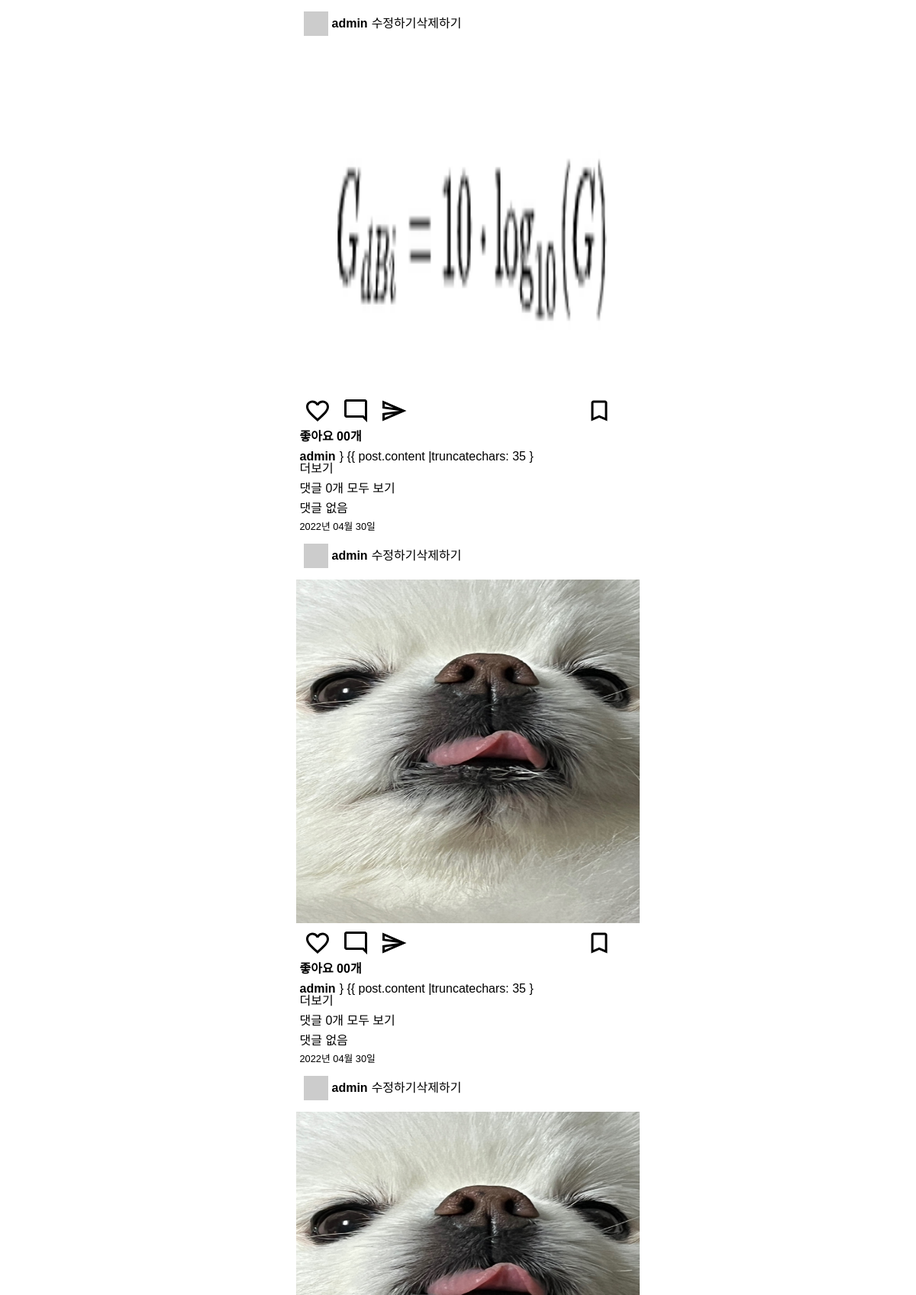
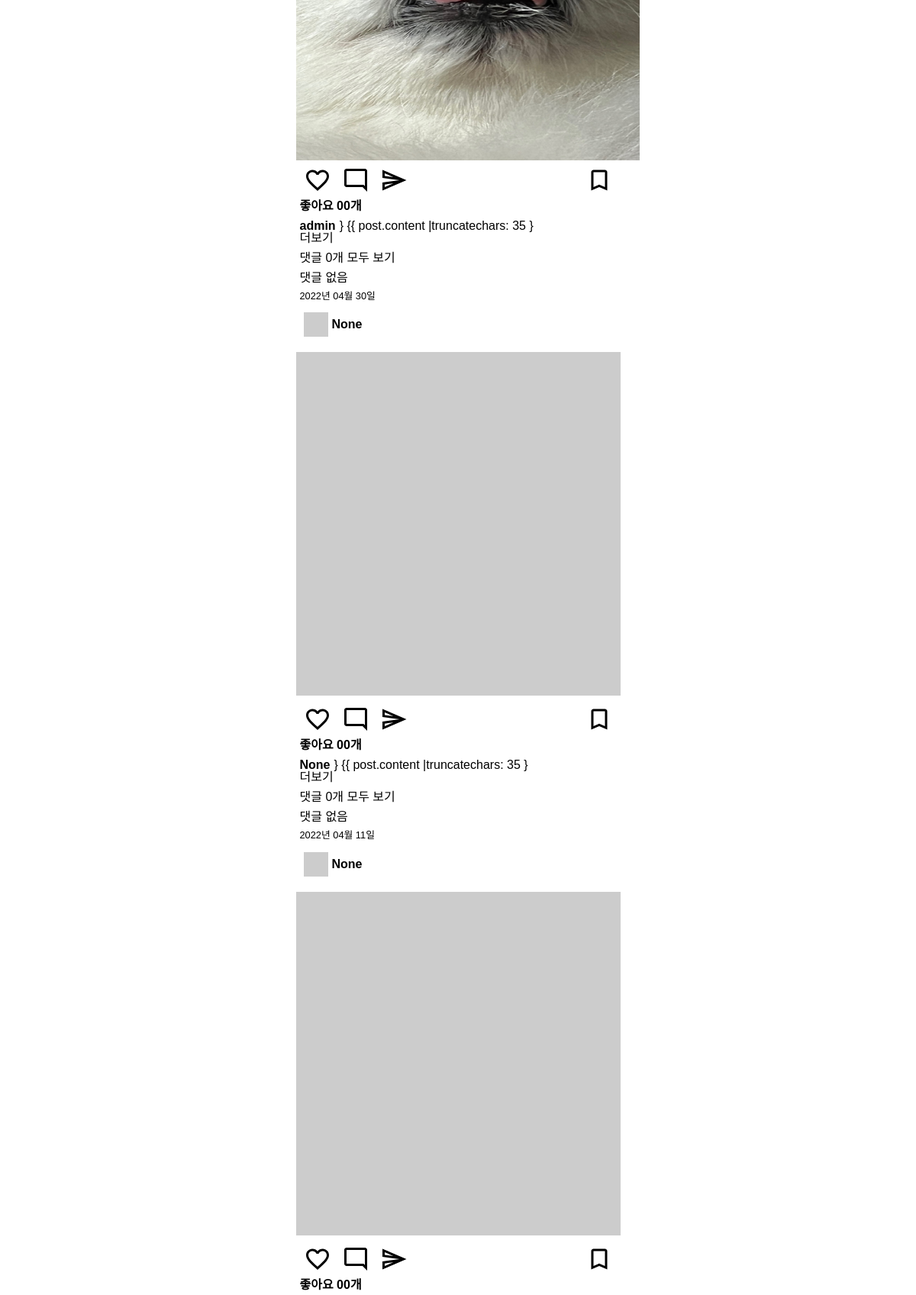
The app's page / (signed in, upper part) with its own data (2 pictures, top to bottom).
### posts/models.py (models this page shows)
class Post(models.Model):
    image = models.ImageField(verbose_name='이미지',null =True,blank=True)
    content = models.TextField(verbose_name='내용')
    created_at = models.DateTimeField(verbose_name='작성일', auto_now_add =True)
    view_count = models.IntegerField(verbose_name='조회수',default=0)
    writer = models.ForeignKey(to=User,on_delete=models.CASCADE,null=True,blank=True)

### posts/views.py (the view)
# urls.py: path('', index, name='index'),
def index(request):
    post_list = Post.objects.all().order_by('-created_at')
    context = {
        'post_list': post_list,
    }
    return render(request, 'index.html', context)

### templates/index.html (shortened to what this page needs)
{% extends 'base.html' %}
{% load static %}
{% block content %}
<main>
    <div class="card-list">
        {% for post in post_list %}
            {% include 'mixin/posts/post_card.html' with detail=False %}
        {% endfor %}
    </div>
</main>
{% endblock %}

### templates/mixin/posts/post_card.html (shortened to what this page needs)
{% load static %}
<div class="card">
    <div class="card__header">
        <img class="card__user-image" src="http://via.placeholder.com/32x32"/>
        <span class="card__user-name">{{ post.writer }}</span>
        {% if request.user == post.writer %}
            <a href="{% url 'posts:post-update' post.id %}">수정하기</a>
            <a href="{% url 'posts:post-delete' post.id %}">삭제하기</a>
        {% endif %}
    </div>
    <div class="card__body">
        <div>
            {% if post.image %}
                <img class="'card_image" src="{{ post.image.url }}" width="450" height="450" alt="">
            {% else %}
                <img class="card__image" src="http://via.placeholder.com/600x600">
            {% endif %}
        </div>
        <div class="card__btn-group">
            <div>
                <img class="card__btn" src="{% static 'icons/favorite_outlined_black_36dp.svg' %}" alt="좋아요"/>
                <img class="card__btn" src="{% static 'icons/mode_comment_outlined_black_36dp.svg' %}" alt="댓글"/>
                <img class="card__btn" src="{% static 'icons/send_outlined_black_36dp.svg' %}" alt="공유하기"/>
            </div>
            <div>
                <img class="card__btn" src="{% static 'icons/bookmark_outlined_black_36dp.svg' %}" alt="북마크"/>
            </div>
        </div>
        <div class="card_content">
            <span class="card__like-num">좋아요 00개</span>
            <div class="card__main-text">
                <p><span class="card__user-name">{{ post.writer }}</span>}
                {% if not detail %}
                    {{ post.content |truncatechars: 35 }
                {% else %}
                    {{ post.content }}
                {% endif %}
                </p>
                {% if not detail %}
                    <a href="{% url 'posts:post-detail' post.id %}">더보기</a>
                {% endif %}
            </div>
            <div>
                <p class="">댓글 {{ post.comment_set.all.count }}개 {% if not detail %}모두 보기{% endif %}</p>
                <ul class="card__comment-group">
                    {% if not detail %}
                        {% for comment in post.comment_set.all %}
                            <li><p><span class="card__user-name">{{ comment.writer }}</span>{{ comment.content }}</p>
                            </li>
                        {% empty %}
                            <li><p>댓글 없음</p></li>
                        {% endfor %}
                    {% endif %}
                </ul>
            </div>
            <span class="card__created-at">{{ post.created_at|date:"Y년 m월 d일" }}</span>
        </div>
    </div>
</div>

### static/css/index.css (style rules this page uses)
.container { display: flex; flex-direction: column; max-width: 425px; }
body { font-family: 'Noto Sans KR', sans-serif; margin: 0 auto 60px auto; }
main { background-color: #FAFAFA; }
.card-list { margin: 10px 0; background-color: #FFFFFF; }
.card__header { display: flex; align-items: center; margin: 15px 0; padding: 0 5px; }
.card__user-image { margin: 0 5px; }
.card__user-name { font-weight: bold; margin: 0 5px 0 0; }
.card__body { margin: 10px 0; }
.card__image { height: 450px; width: 100%; margin: 5px 0; object-fit: cover; }
.card__btn-group { display: flex; justify-content: space-between; margin: 5px 0; padding: 0 5px; }
.card__btn { margin: 0 5px; }
.card_content { display: flex; flex-direction: column; padding: 0 5px; }
.card__like-num { font-weight: bold; }
.card__main-text { margin: 10px 0; }
.card__comment-group > li { margin: 10px 0; }
.card__created-at { font-weight: lighter; font-size: 0.8rem; }

### records on screen
Post: writer "admin", shows "수정하기", image (picture), shows "{{ post.content |truncatechars: 35 }", shows "더보기", comment_set.all.count "0", shows "모두 보기", shows "댓글 없음", created_at "2022년 04월 30일"
Post: writer "admin", shows "수정하기", image (picture), shows "{{ post.content |truncatechars: 35 }", shows "더보기", comment_set.all.count "0", shows "모두 보기", shows "댓글 없음", created_at "2022년 04월 30일"
Post: writer "admin", shows "수정하기", image (picture), shows "{{ post.content |truncatechars: 35 }", shows "더보기", comment_set.all.count "0", shows "모두 보기", shows "댓글 없음", created_at "2022년 04월 30일"
Post: writer "None", shows "{{ post.content |truncatechars: 35 }", shows "더보기", comment_set.all.count "0", shows "모두 보기", shows "댓글 없음", created_at "2022년 04월 11일"
Post: writer "None"
